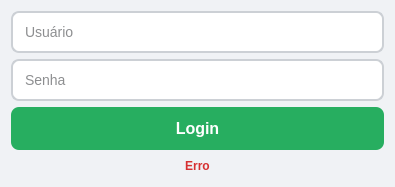
<?xml version="1.0" encoding="UTF-8"?>
<ui version="4.0">
 <class>LoginDialog</class>
 <widget class="QDialog" name="LoginDialog">
  <property name="geometry">
   <rect>
    <x>0</x>
    <y>0</y>
    <width>395</width>
    <height>187</height>
   </rect>
  </property>
  <property name="minimumSize">
   <size>
    <width>395</width>
    <height>187</height>
   </size>
  </property>
  <property name="windowTitle">
   <string>Dialog</string>
  </property>
  <property name="styleSheet">
   <string notr="true">/* 1. Fundo da Janela: Usamos tons neutros para destacar os campos de entrada */
QDialog {
    background-color: #f0f2f5;
}

/* 2. Campos de Texto (QLineEdit): Focamos em bordas arredondadas e padding interno */
QLineEdit {
    border: 2px solid #ccd0d5;
    border-radius: 8px; /* Bordas arredondadas para um visual moderno */
    padding: 10px;
    background-color: #ffffff;
    font-size: 14px;
    color: #1c1e21;
}

/* Feedback de Foco: Quando o usuário clica na caixa, a cor muda para azul */
QLineEdit:focus {
    border: 2px solid #1877f2;
    background-color: #ffffff;
}

/* 3. Botão de Login (QPushButton): Verde para indicar ação positiva (conectar/acesso) */
QPushButton#btnLogin {
    background-color: #27ae60; /* Verde AquaFavela */
    color: white;
    font-weight: bold;
    font-size: 16px;
    border-radius: 8px;
    padding: 12px;
}

/* Efeito Hover: O botão escurece levemente quando o mouse passa por cima */
QPushButton#btnLogin:hover {
    background-color: #219150;
}

/* Efeito Pressed: Visual de clique real */
QPushButton#btnLogin:pressed {
    background-color: #1a7440;
    padding-top: 14px; /* Simula o botão sendo empurrado */
}

/* 4. Mensagens de Erro: Vermelho vibrante para atenção imediata */
QLabel#lblError {
    color: #d63031;
    font-size: 12px;
    font-weight: bold;
}</string>
  </property>
  <layout class="QVBoxLayout" name="verticalLayout">
   <item>
    <widget class="QLineEdit" name="edtUser">
     <property name="text">
      <string/>
     </property>
     <property name="placeholderText">
      <string>Usuário</string>
     </property>
    </widget>
   </item>
   <item>
    <widget class="QLineEdit" name="edtPass">
     <property name="toolTip">
      <string>&lt;html&gt;&lt;head/&gt;&lt;body&gt;&lt;p&gt;&lt;br/&gt;&lt;/p&gt;&lt;/body&gt;&lt;/html&gt;</string>
     </property>
     <property name="text">
      <string/>
     </property>
     <property name="placeholderText">
      <string>Senha</string>
     </property>
    </widget>
   </item>
   <item>
    <widget class="QPushButton" name="btnLogin">
     <property name="text">
      <string>Login</string>
     </property>
    </widget>
   </item>
   <item>
    <widget class="QLabel" name="lblError">
     <property name="text">
      <string>&lt;html&gt;&lt;head/&gt;&lt;body&gt;&lt;p align=&quot;center&quot;&gt;&lt;span style=&quot; font-size:9pt;&quot;&gt;Erro&lt;/span&gt;&lt;/p&gt;&lt;/body&gt;&lt;/html&gt;</string>
     </property>
    </widget>
   </item>
  </layout>
 </widget>
 <resources/>
 <connections/>
</ui>
